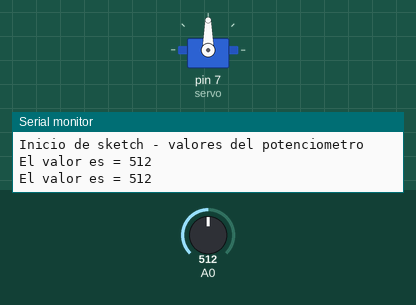
A sketch run on a simulated Arduino Uno, built with avr-gcc and run on an emulated ATmega328P. Parts: servo, the last lines printed to the serial monitor. Inputs (shaded band) come from the test bench; at power-on: A0 = 512.

Above: at 1.8 s.
1.9 s: A0 set to 716
At 3.2 s:
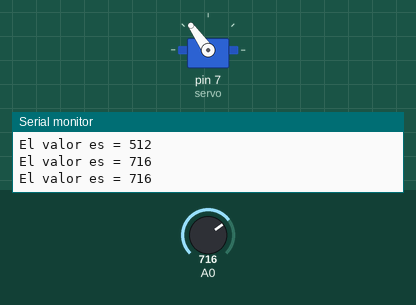
3.5 s: A0 set to 900
At 4.9 s:
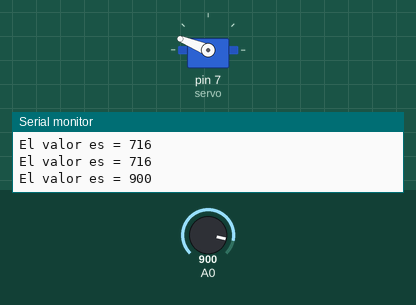
5.5 s: A0 set to 1023
At 6.4 s:
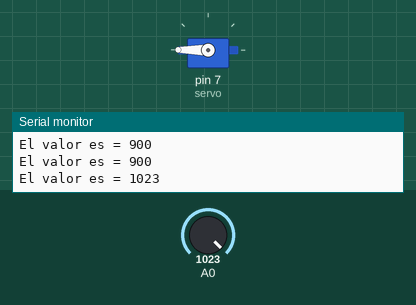
7.5 s: A0 set to 306
At 9.2 s:
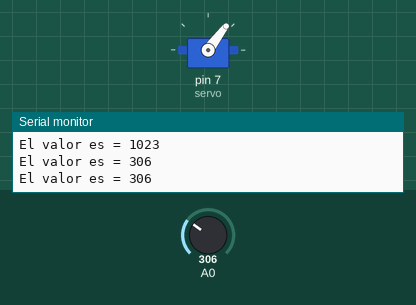
9.5 s: A0 set to 122
At 10.8 s:
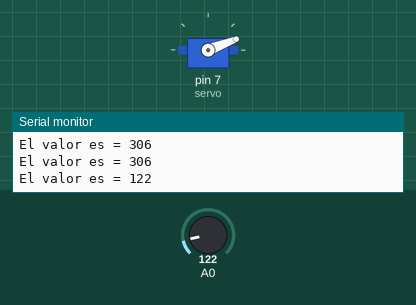
11.5 s: A0 set to 0
At 12.3 s:
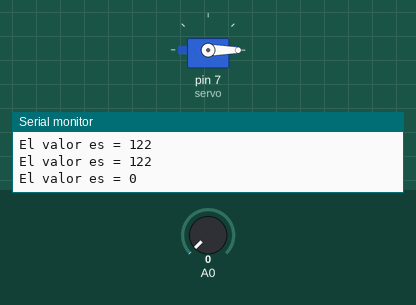
Timing chart, 0 to 14.5 s (numbered marks = the images above; inputs shaded):
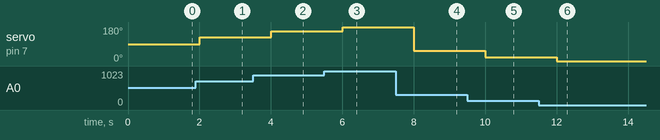

Measured:
- after the input at 1.9 s, servo on pin 7 (servo): 90° → 125° after 0.10 s
- after the input at 3.5 s, servo on pin 7 (servo): 125° → 158° after 0.50 s
- after the input at 5.5 s, servo on pin 7 (servo): 158° → 180° after 0.50 s
- after the input at 7.5 s, servo on pin 7 (servo): 180° → 53° after 0.51 s
- after the input at 9.5 s, servo on pin 7 (servo): 53° → 21° after 0.51 s
- after the input at 11.5 s, servo on pin 7 (servo): 21° → 0° after 0.51 s

The sketch:

Servo_controlado_por_potenciometro.ino
```cpp
#include <Servo.h> // Incluimos la biblioteca Servo

Servo servo;  // Definimos los servos que vamos a utilizar
long valor;
 long valor2;

void setup() {
  //Inicializamos la comunicación serial
  Serial.begin(9600);

  //Escribimos por el monitor serie mensaje de inicio
  Serial.println("Inicio de sketch - valores del potenciometro");
 servo.attach(7);

}

void loop() {
  // leemos del pin A0 valor
  valor = analogRead(A0);
  valor2 = map(valor, 0, 1023, 0, 180);

  //Imprimimos por el monitor serie
  Serial.print("El valor es = ");
  Serial.println(valor);
  servo.write(valor2);

  delay(1000);

}
```
